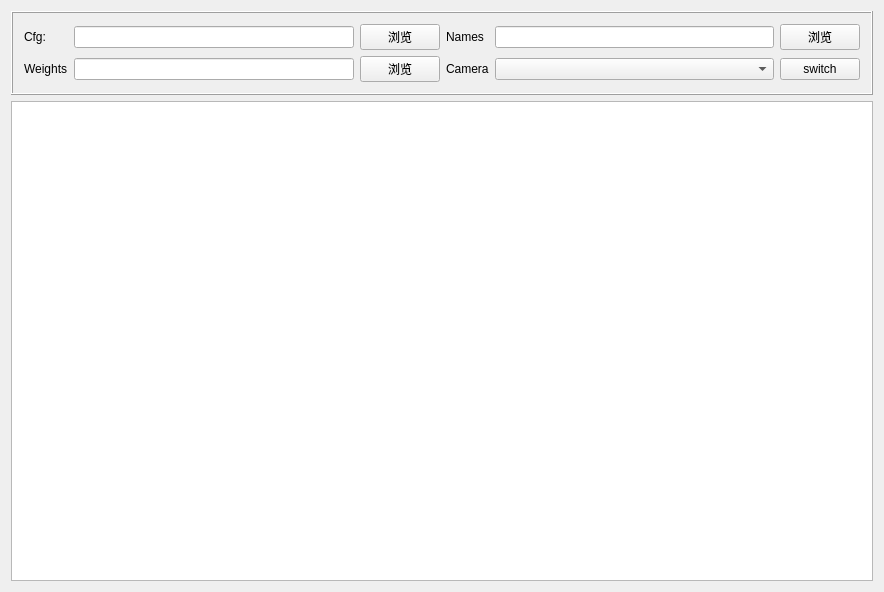
<?xml version="1.0" encoding="UTF-8"?>
<ui version="4.0">
 <class>ObjectDetectionView</class>
 <widget class="QWidget" name="ObjectDetectionView">
  <property name="geometry">
   <rect>
    <x>0</x>
    <y>0</y>
    <width>884</width>
    <height>498</height>
   </rect>
  </property>
  <property name="windowTitle">
   <string>ObjectDetectionView</string>
  </property>
  <layout class="QGridLayout" name="gridLayout_2">
   <item row="1" column="0">
    <widget class="QGraphicsView" name="graphicsView">
     <property name="minimumSize">
      <size>
       <width>640</width>
       <height>480</height>
      </size>
     </property>
    </widget>
   </item>
   <item row="0" column="0">
    <widget class="QFrame" name="frame">
     <property name="maximumSize">
      <size>
       <width>16777215</width>
       <height>16777215</height>
      </size>
     </property>
     <property name="frameShape">
      <enum>QFrame::Box</enum>
     </property>
     <property name="frameShadow">
      <enum>QFrame::Raised</enum>
     </property>
     <layout class="QGridLayout" name="gridLayout">
      <item row="1" column="2">
       <widget class="QPushButton" name="pushButton_weight">
        <property name="text">
         <string>浏览</string>
        </property>
       </widget>
      </item>
      <item row="0" column="1">
       <widget class="QLineEdit" name="lineEdit_Cfg"/>
      </item>
      <item row="1" column="0">
       <widget class="QLabel" name="label_2">
        <property name="text">
         <string>Weights</string>
        </property>
       </widget>
      </item>
      <item row="0" column="3">
       <widget class="QLabel" name="label_3">
        <property name="text">
         <string>Names</string>
        </property>
       </widget>
      </item>
      <item row="0" column="0">
       <widget class="QLabel" name="label">
        <property name="text">
         <string>Cfg:</string>
        </property>
       </widget>
      </item>
      <item row="0" column="2">
       <widget class="QPushButton" name="pushButton_cfg">
        <property name="text">
         <string>浏览</string>
        </property>
       </widget>
      </item>
      <item row="1" column="1">
       <widget class="QLineEdit" name="lineEdit_Weight"/>
      </item>
      <item row="0" column="4">
       <widget class="QLineEdit" name="lineEdit_Name"/>
      </item>
      <item row="0" column="5">
       <widget class="QPushButton" name="pushButton_names">
        <property name="text">
         <string>浏览</string>
        </property>
       </widget>
      </item>
      <item row="1" column="3">
       <widget class="QLabel" name="label_4">
        <property name="text">
         <string>Camera</string>
        </property>
       </widget>
      </item>
      <item row="1" column="4">
       <widget class="QComboBox" name="comboBox_Camera"/>
      </item>
      <item row="1" column="5">
       <widget class="QPushButton" name="pushButton_switch">
        <property name="text">
         <string>switch</string>
        </property>
       </widget>
      </item>
     </layout>
    </widget>
   </item>
  </layout>
 </widget>
 <layoutdefault spacing="6" margin="11"/>
 <resources/>
 <connections>
  <connection>
   <sender>pushButton_cfg</sender>
   <signal>clicked()</signal>
   <receiver>ObjectDetectionView</receiver>
   <slot>OnBrowseCfg()</slot>
   <hints>
    <hint type="sourcelabel">
     <x>1008</x>
     <y>30</y>
    </hint>
    <hint type="destinationlabel">
     <x>1061</x>
     <y>29</y>
    </hint>
   </hints>
  </connection>
  <connection>
   <sender>pushButton_weight</sender>
   <signal>clicked()</signal>
   <receiver>ObjectDetectionView</receiver>
   <slot>OnBrowseWeights()</slot>
   <hints>
    <hint type="sourcelabel">
     <x>1005</x>
     <y>60</y>
    </hint>
    <hint type="destinationlabel">
     <x>704</x>
     <y>72</y>
    </hint>
   </hints>
  </connection>
  <connection>
   <sender>pushButton_names</sender>
   <signal>clicked()</signal>
   <receiver>ObjectDetectionView</receiver>
   <slot>OnBrowseNames()</slot>
   <hints>
    <hint type="sourcelabel">
     <x>994</x>
     <y>96</y>
    </hint>
    <hint type="destinationlabel">
     <x>705</x>
     <y>122</y>
    </hint>
   </hints>
  </connection>
  <connection>
   <sender>pushButton_switch</sender>
   <signal>clicked()</signal>
   <receiver>ObjectDetectionView</receiver>
   <slot>OnSwitch()</slot>
   <hints>
    <hint type="sourcelabel">
     <x>1010</x>
     <y>118</y>
    </hint>
    <hint type="destinationlabel">
     <x>704</x>
     <y>226</y>
    </hint>
   </hints>
  </connection>
 </connections>
 <slots>
  <slot>OnBrowseCfg()</slot>
  <slot>OnBrowseWeights()</slot>
  <slot>OnBrowseNames()</slot>
  <slot>OnSwitch()</slot>
 </slots>
</ui>
